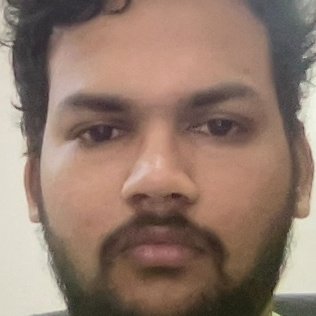
#> input picture dataset/sample/face_1_1.jpg, 316 x 316 px; its folder holds 4 pictures in this run
$ python produce_collusion.py
#> lines starting #> are read from the running program, lines starting #| are printed output that depends on the picture; after the words box and inside, x2 and y2 are one past the last pixel; in counts of white or black regions, pixels touching at a corner belong together
import os
import cv2
import numpy as np

# Input and output directories
input_folder = "dataset/sample"
output_folder = "dataset/augmentedDatasetDikshit/occlusionprob0.5"

# Create the output folder if it doesn't exist
if not os.path.exists(output_folder):
    os.makedirs(output_folder)

# Create the output folder if it doesn't exist
if not os.path.exists(output_folder):
    os.makedirs(output_folder)

# Probability of adding occlusions to an image
occlusion_probability = 1  # Adjust as needed

# Minimum and maximum size of occlusions
min_occlusion_size = 100
max_occlusion_size = 150

# Loop through the images in the input folder
for filename in os.listdir(input_folder):
    if filename.endswith(".jpg") or filename.endswith(".png"):
        input_path = os.path.join(input_folder, filename)
        output_path = os.path.join(output_folder, filename)

        # Load the image
        image = cv2.imread(input_path)
#> image is the input picture: shape (316, 316, 3); mean B, G, R 107.6, 121.5, 145.4

        # Add occlusions with a certain probability
        if np.random.rand() < occlusion_probability:
            occluded_image = image.copy()

            # Generate random occlusion position and size
            x = np.random.randint(0, image.shape[1] - max_occlusion_size)
#> x = 117
            y = np.random.randint(0, image.shape[0] - max_occlusion_size)
#> y = 67
            occlusion_size = np.random.randint(min_occlusion_size, max_occlusion_size)

            # Apply occlusion (black rectangle) to the image
            occlusion = np.zeros((occlusion_size, occlusion_size, 3), dtype=np.uint8)
            occluded_image[y:y+occlusion_size, x:x+occlusion_size] = occlusion
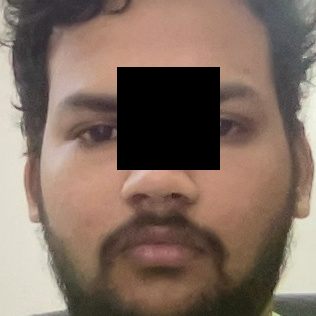
#> occluded_image: shape (316, 316, 3); 10.62% of pixels changed, all inside (x1, y1, x2, y2) = (117, 67, 220, 170)

            # Save the occluded image
            cv2.imwrite(output_path, occluded_image)

            print(f"Added occlusion to {filename} and saved as {output_path}")
        else:
            # If no occlusion, save the original image
            cv2.imwrite(output_path, image)

            print(f"Saved {filename} as {output_path}")
#> pass 2 of the loop `for filename in os.listdir(input_folder):`:
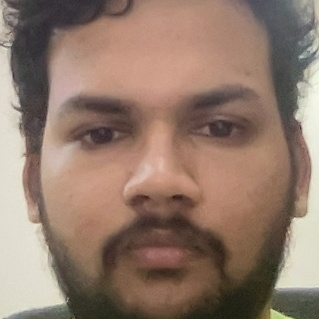
#> input picture dataset/sample/face_2_1.jpg, 319 x 319 px
#> image is the input picture: shape (319, 319, 3); mean B, G, R 107.1, 121.6, 145.3
#> `occluded_image[y:y+occlusion_size, x:x+occlusion_size] = occlusion`:
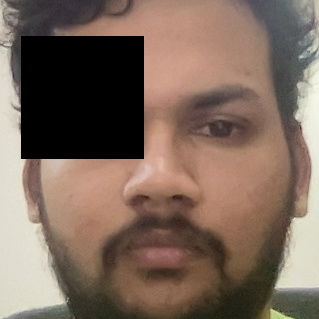
#> occluded_image: shape (319, 319, 3); 14.87% of pixels changed, all inside (x1, y1, x2, y2) = (21, 36, 144, 159)
#> pass 3 of the loop `for filename in os.listdir(input_folder):`:
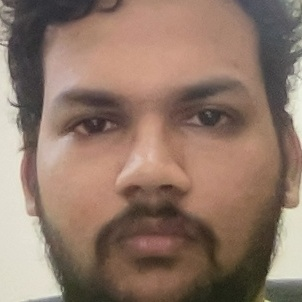
#> input picture dataset/sample/face_3_1.jpg, 302 x 302 px
#> image is the input picture: shape (302, 302, 3); mean B, G, R 104.8, 119.4, 143.9
#> `occluded_image[y:y+occlusion_size, x:x+occlusion_size] = occlusion`:
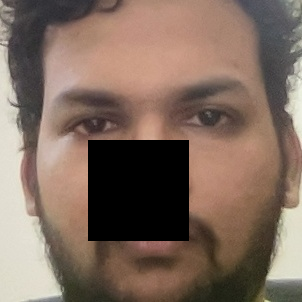
#> occluded_image: shape (302, 302, 3); 11.18% of pixels changed, all inside (x1, y1, x2, y2) = (88, 140, 189, 241)
#> the loop made 4 passes; the first 3 are shown
